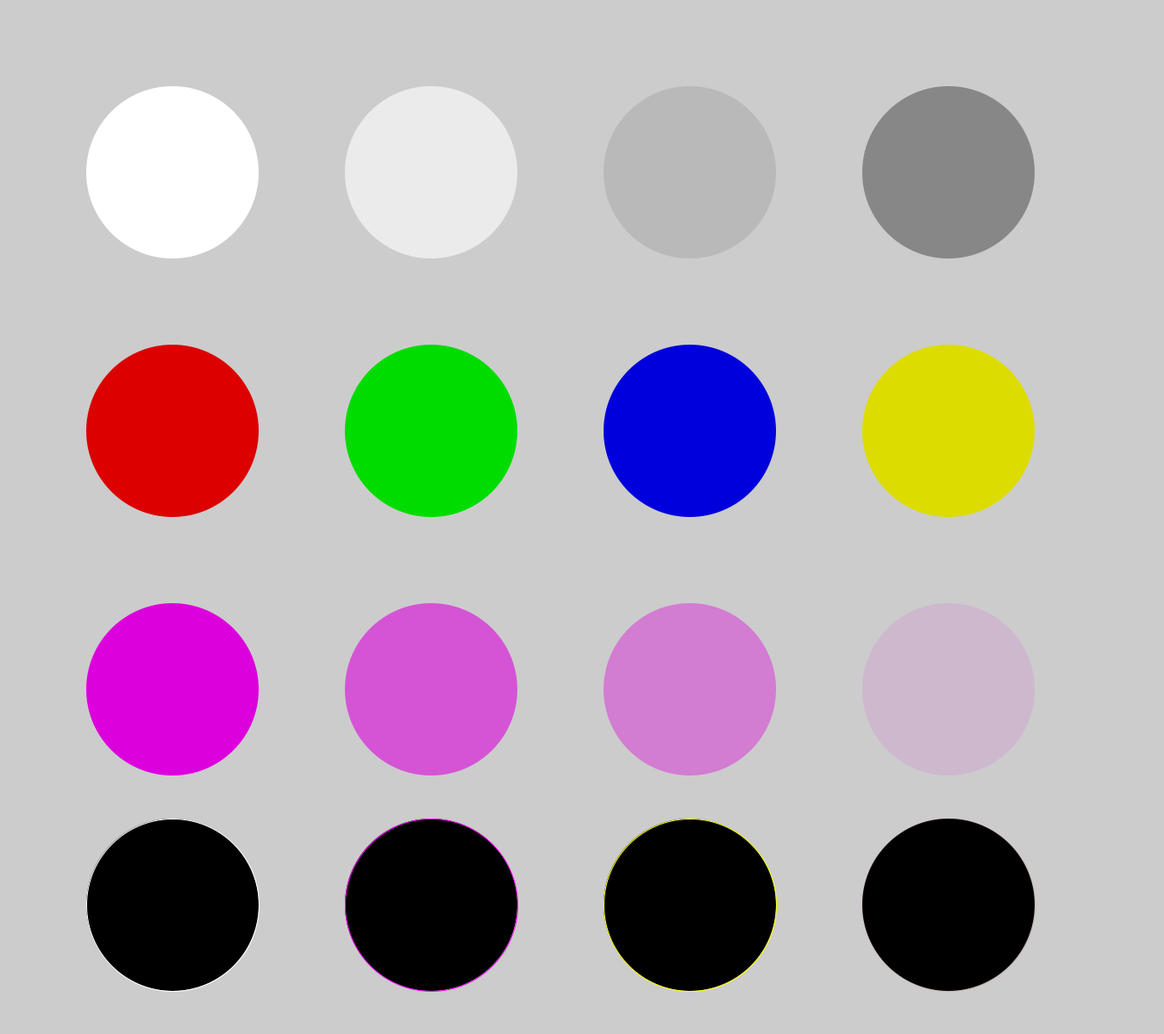
Frame 1 (no input)
Frame 60 (the mouse pressed at the canvas centre just before this capture): identical to frame 1, image omitted
Frame 120 (the mouse held since frame 60 and released just before this capture): identical to frame 1, image omitted

The Processing sketch that drew this single still picture (run headless with seeded random() and noise(); from frame 60 on, the mouse is pressed at the canvas centre):

// Processing sketch: Drawing_BasicColors
// ── Drawing_BasicColors.pde
//Drawing_BasicColors.pde
//Author: Alexandros Lotsos
/*Summary: The purpose of this sketch is to show you how to tweak fill, stroke, and background colors with grayscale and RGBA values.
This is not the full suite of color capabilities that processing has to offer, rather it's just a place for you to get started.
The main takeaway is that background, fill, and stroke can have grayscale values from 0 to 255 and RGBA values ranging from 0 to 255 in each component.*/

void setup(){
  size(1350, 1200);
  
  noStroke(); //disable stroke so we can focus on fill for now
  
  //when fill has a single value it represents a grayscale value the default fill is 255, or white.
  ellipse(200, 200, 200, 200);
  fill(235);
  ellipse(500, 200, 200, 200);
  fill(185);
  ellipse(800, 200, 200, 200);
  fill(135);
  ellipse(1100, 200, 200, 200);
  
  //when fill has three values it represents an RGB color
  fill(220, 0, 0); //red
  ellipse(200, 500, 200, 200);
  fill(0, 220, 0); //green
  ellipse(500, 500, 200, 200);
  fill(0, 0, 220); //blue
  ellipse(800, 500, 200, 200);
  fill(220, 220, 0); //yellow
  ellipse(1100, 500, 200, 200);
  
  //when fill has four values it represents an RGBA color where A is transparency
  fill(220, 0, 220, 255);
  ellipse(200, 800, 200, 200);
  fill(220, 0, 220, 150);
  ellipse(500, 800, 200, 200);
  fill(220, 0, 220, 100);
  ellipse(800, 800, 200, 200);
  fill(220, 0, 220, 25);
  ellipse(1100, 800, 200, 200);
  
  //set fill to black so we can focus on the stroke next
  fill(0);
  
  //stroke and background also follow the the same principle (i.e. they can have grayscale, rgb, and rgba values)
  stroke(255); //a white stroke
  ellipse(200, 1050, 200, 200);
  stroke(255, 0, 255); //a purple stroke
  ellipse(500, 1050, 200, 200);
  stroke(255, 255, 0); //a yellow stroke
  ellipse(800, 1050, 200, 200);
  stroke(155, 62, 23, 42); //a transparent brown stroke
  ellipse(1100, 1050, 200, 200);
  
}

void draw(){
}
